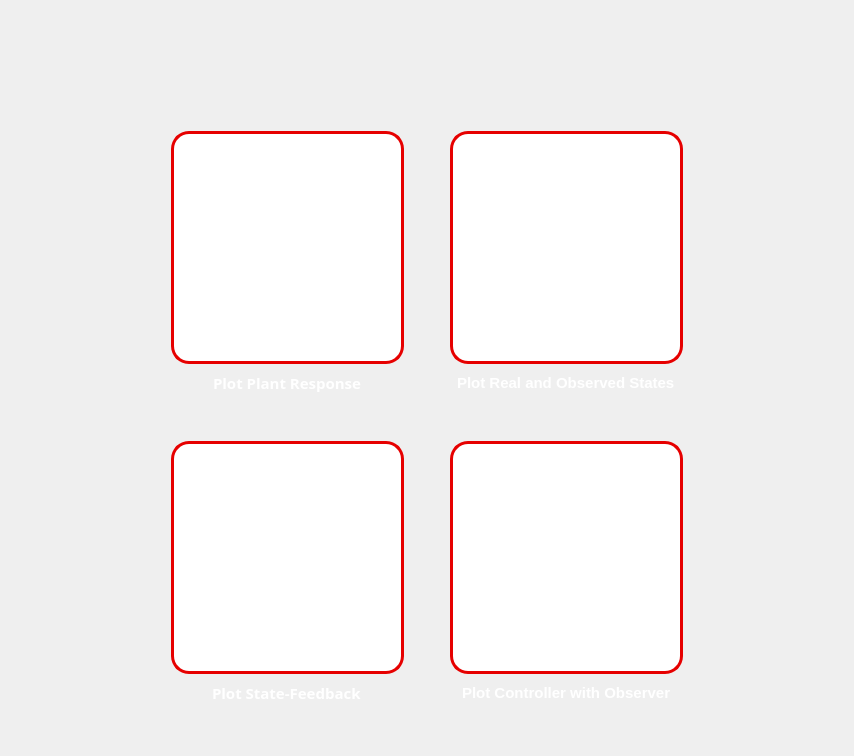
     <widget class="QFrame" name="mainMenu">
      <property name="frameShape">
       <enum>QFrame::NoFrame</enum>
      </property>
      <property name="frameShadow">
       <enum>QFrame::Raised</enum>
      </property>
      <layout class="QGridLayout" name="gridLayout_3">
       <item row="3" column="3">
        <spacer name="verticalSpacer_6">
         <property name="orientation">
          <enum>Qt::Vertical</enum>
         </property>
         <property name="sizeType">
          <enum>QSizePolicy::Fixed</enum>
         </property>
         <property name="sizeHint" stdset="0">
          <size>
           <width>20</width>
           <height>25</height>
          </size>
         </property>
        </spacer>
       </item>
       <item row="4" column="3">
        <spacer name="verticalSpacer_7">
         <property name="orientation">
          <enum>Qt::Vertical</enum>
         </property>
         <property name="sizeHint" stdset="0">
          <size>
           <width>20</width>
           <height>40</height>
          </size>
         </property>
        </spacer>
       </item>
       <item row="3" column="2" alignment="Qt::AlignHCenter">
        <widget class="QLabel" name="label_4">
         <property name="font">
          <font>
           <family>Poppins</family>
           <pointsize>11</pointsize>
           <weight>75</weight>
           <bold>true</bold>
          </font>
         </property>
         <property name="styleSheet">
          <string notr="true">QLabel {
    font-family: &quot;Poppins&quot;;
    font-size: 11pt;
    font-weight: 600;          /* medium-bold */
    color: #FFFFFF;
}</string>
         </property>
         <property name="text">
          <string>Plot Plant Response</string>
         </property>
        </widget>
       </item>
       <item row="2" column="2">
        <widget class="QPushButton" name="plant">
         <property name="minimumSize">
          <size>
           <width>233</width>
           <height>233</height>
          </size>
         </property>
         <property name="maximumSize">
          <size>
           <width>233</width>
           <height>233</height>
          </size>
         </property>
         <property name="styleSheet">
          <string notr="true">QPushButton {
	image: url(:/desain/plant.png);
    background-color: #FFFFFF;      
    border: 3px solid #E60000;       /* merah tebal */
    border-radius: 18px;             /* rounded bentuk kotak lembut */
    padding: 10px;
    
    font-family: &quot;Poppins&quot;;
    font-size: 11pt;
    font-weight: 500;
    color: #E60000;

    /* Shadow halus agar efek floating */
    <!-- box-shadow: 0px 4px 12px rgba(0,0,0,0.15); -->
}

/* Hover: sedikit gelap */
QPushButton:hover {
    background-color: #FFF5F5;
    border-color: #CC0000;
}

/* Pressed: lebih gelap &amp; sedikit shrink effect */
QPushButton:pressed {
    background-color: #FFE5E5;
    border-color: #B80000;
    padding-top: 12px;        /* efek tombol ditekan */
    padding-bottom: 8px;
}
</string>
         </property>
         <property name="text">
          <string/>
         </property>
        </widget>
       </item>
       <item row="0" column="3">
        <spacer name="verticalSpacer_4">
         <property name="orientation">
          <enum>Qt::Vertical</enum>
         </property>
         <property name="sizeType">
          <enum>QSizePolicy::Fixed</enum>
         </property>
         <property name="sizeHint" stdset="0">
          <size>
           <width>20</width>
           <height>120</height>
          </size>
         </property>
        </spacer>
       </item>
       <item row="6" column="3">
        <spacer name="verticalSpacer_5">
         <property name="orientation">
          <enum>Qt::Vertical</enum>
         </property>
         <property name="sizeType">
          <enum>QSizePolicy::Fixed</enum>
         </property>
         <property name="sizeHint" stdset="0">
          <size>
           <width>20</width>
           <height>25</height>
          </size>
         </property>
        </spacer>
       </item>
       <item row="3" column="5">
        <spacer name="horizontalSpacer_2">
         <property name="orientation">
          <enum>Qt::Horizontal</enum>
         </property>
         <property name="sizeType">
          <enum>QSizePolicy::Fixed</enum>
         </property>
         <property name="sizeHint" stdset="0">
          <size>
           <width>160</width>
           <height>20</height>
          </size>
         </property>
        </spacer>
       </item>
       <item row="6" column="4" alignment="Qt::AlignHCenter">
        <widget class="QLabel" name="label_7">
         <property name="styleSheet">
          <string notr="true">QLabel {
    font-family: &quot;Poppins&quot;;
    font-size: 11pt;
    font-weight: 600;          /* medium-bold */
    color: #FFFFFF;
}</string>
         </property>
         <property name="text">
          <string>Plot Controller with Observer</string>
         </property>
        </widget>
       </item>
       <item row="3" column="4" alignment="Qt::AlignHCenter">
        <widget class="QLabel" name="label_5">
         <property name="styleSheet">
          <string notr="true">QLabel {
    font-family: &quot;Poppins&quot;;
    font-size: 11pt;
    font-weight: 600;          /* medium-bold */
    color: #FFFFFF;
}</string>
         </property>
         <property name="text">
          <string>Plot Real and Observed States</string>
         </property>
        </widget>
       </item>
       <item row="6" column="2" alignment="Qt::AlignHCenter">
        <widget class="QLabel" name="label_6">
         <property name="font">
          <font>
           <family>Poppins</family>
           <pointsize>11</pointsize>
           <weight>75</weight>
           <bold>true</bold>
          </font>
         </property>
         <property name="styleSheet">
          <string notr="true">QLabel {
    font-family: &quot;Poppins&quot;;
    font-size: 11pt;
    font-weight: 600;          /* medium-bold */
    color: #FFFFFF;
}</string>
         </property>
         <property name="text">
          <string>Plot State-Feedback</string>
         </property>
        </widget>
       </item>
       <item row="2" column="4">
        <widget class="QPushButton" name="plantwobsv">
         <property name="minimumSize">
          <size>
           <width>233</width>
           <height>233</height>
          </size>
         </property>
         <property name="maximumSize">
          <size>
           <width>233</width>
           <height>233</height>
          </size>
         </property>
         <property name="styleSheet">
          <string notr="true">QPushButton {
	image: url(:/desain/plantobserver.png);
    background-color: #FFFFFF;      
    border: 3px solid #E60000;       /* merah tebal */
    border-radius: 18px;             /* rounded bentuk kotak lembut */
    padding: 10px;
    
    font-family: &quot;Poppins&quot;;
    font-size: 11pt;
    font-weight: 500;
    color: #E60000;

    /* Shadow halus agar efek floating */
    <!-- box-shadow: 0px 4px 12px rgba(0,0,0,0.15); -->
}

/* Hover: sedikit gelap */
QPushButton:hover {
    background-color: #FFF5F5;
    border-color: #CC0000;
}

/* Pressed: lebih gelap &amp; sedikit shrink effect */
QPushButton:pressed {
    background-color: #FFE5E5;
    border-color: #B80000;
    padding-top: 12px;        /* efek tombol ditekan */
    padding-bottom: 8px;
}
</string>
         </property>
         <property name="text">
          <string/>
         </property>
        </widget>
       </item>
       <item row="5" column="2">
        <widget class="QPushButton" name="plantwctrl">
         <property name="minimumSize">
          <size>
           <width>233</width>
           <height>233</height>
          </size>
         </property>
         <property name="maximumSize">
          <size>
           <width>233</width>
           <height>233</height>
          </size>
         </property>
         <property name="styleSheet">
          <string notr="true">QPushButton {
	image: url(:/desain/plantcontroller.png);
    background-color: #FFFFFF;      
    border: 3px solid #E60000;       /* merah tebal */
    border-radius: 18px;             /* rounded bentuk kotak lembut */
    padding: 10px;
    
    font-family: &quot;Poppins&quot;;
    font-size: 11pt;
    font-weight: 500;
    color: #E60000;

    /* Shadow halus agar efek floating */
    <!-- box-shadow: 0px 4px 12px rgba(0,0,0,0.15); -->
}

/* Hover: sedikit gelap */
QPushButton:hover {
    background-color: #FFF5F5;
    border-color: #CC0000;
}

/* Pressed: lebih gelap &amp; sedikit shrink effect */
QPushButton:pressed {
    background-color: #FFE5E5;
    border-color: #B80000;
    padding-top: 12px;        /* efek tombol ditekan */
    padding-bottom: 8px;
}
</string>
         </property>
         <property name="text">
          <string/>
         </property>
        </widget>
       </item>
       <item row="2" column="3">
        <spacer name="horizontalSpacer_3">
         <property name="orientation">
          <enum>Qt::Horizontal</enum>
         </property>
         <property name="sizeType">
          <enum>QSizePolicy::Fixed</enum>
         </property>
         <property name="sizeHint" stdset="0">
          <size>
           <width>40</width>
           <height>20</height>
          </size>
         </property>
        </spacer>
       </item>
       <item row="5" column="4">
        <widget class="QPushButton" name="plantwobsvwctrl">
         <property name="minimumSize">
          <size>
           <width>233</width>
           <height>233</height>
          </size>
         </property>
         <property name="maximumSize">
          <size>
           <width>233</width>
           <height>233</height>
          </size>
         </property>
         <property name="styleSheet">
          <string notr="true">QPushButton {
	image: url(:/desain/plantcontrolobserve.png);
    background-color: #FFFFFF;      
    border: 3px solid #E60000;       /* merah tebal */
    border-radius: 18px;             /* rounded bentuk kotak lembut */
    padding: 10px;
    
    font-family: &quot;Poppins&quot;;
    font-size: 11pt;
    font-weight: 500;
    color: #E60000;

    /* Shadow halus agar efek floating */
    <!-- box-shadow: 0px 4px 12px rgba(0,0,0,0.15); -->
}

/* Hover: sedikit gelap */
QPushButton:hover {
    background-color: #FFF5F5;
    border-color: #CC0000;
}

/* Pressed: lebih gelap &amp; sedikit shrink effect */
QPushButton:pressed {
    background-color: #FFE5E5;
    border-color: #B80000;
    padding-top: 12px;        /* efek tombol ditekan */
    padding-bottom: 8px;
}
</string>
         </property>
         <property name="text">
          <string/>
         </property>
        </widget>
       </item>
       <item row="3" column="0">
        <spacer name="horizontalSpacer_4">
         <property name="orientation">
          <enum>Qt::Horizontal</enum>
         </property>
         <property name="sizeType">
          <enum>QSizePolicy::Fixed</enum>
         </property>
         <property name="sizeHint" stdset="0">
          <size>
           <width>160</width>
           <height>20</height>
          </size>
         </property>
        </spacer>
       </item>
       <item row="7" column="3">
        <spacer name="verticalSpacer_9">
         <property name="orientation">
          <enum>Qt::Vertical</enum>
         </property>
         <property name="sizeHint" stdset="0">
          <size>
           <width>20</width>
           <height>40</height>
          </size>
         </property>
        </spacer>
       </item>
      </layout>
     </widget>
